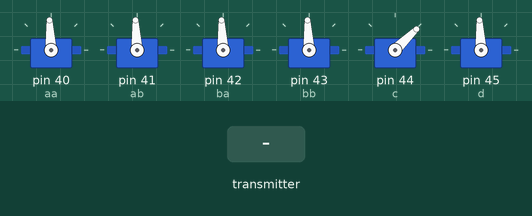
This sketch was run on a simulated Arduino Mega 2560, built with avr-gcc and run on an emulated ATmega2560. Shown: 6 × servo. The inputs (shaded band) are chosen by the test bench.

Above: at 1.2 s.
1.3 s: the transmitter starts sending readChannel.4 = 2000
At 2.2 s:
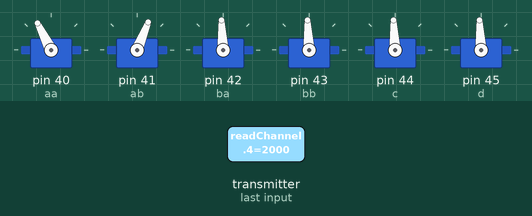
2.8 s: the transmitter starts sending readChannel.5 = 1000
At 3.2 s:
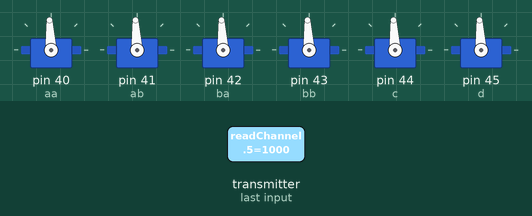
4.3 s: the transmitter starts sending readChannel.0 = 1000
At 5.5 s:
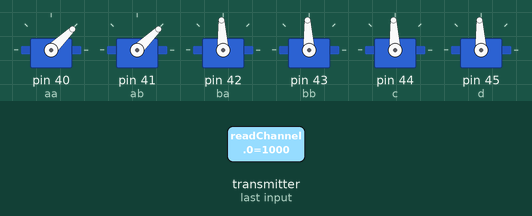
5.8 s: the transmitter starts sending readChannel.1 = 1000
At 6.6 s:
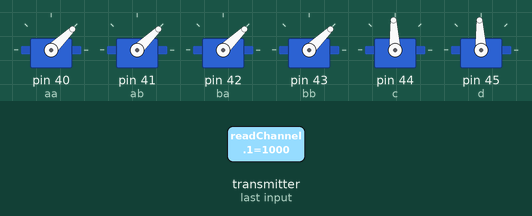
7.3 s: the transmitter starts sending readChannel.2 = 1000
At 7.8 s:
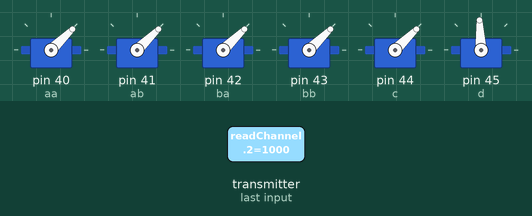
8.8 s: the transmitter starts sending readChannel.3 = 1000
At 10.1 s:
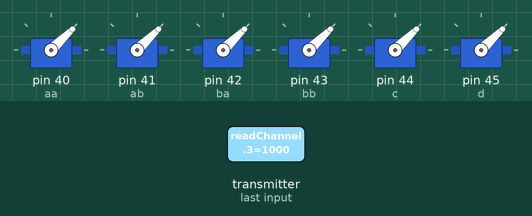
Timing chart, 0 to 11.3 s (numbered marks = the images above; inputs shaded):
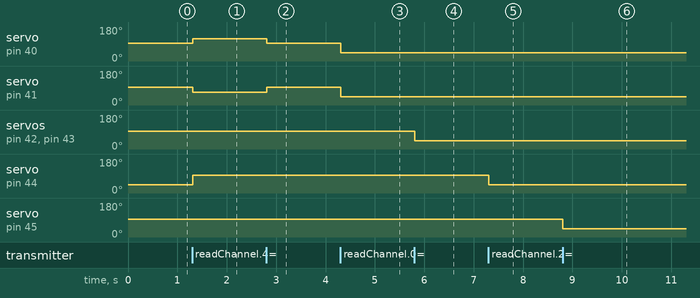

Measured:
- after the input at 1.3 s, servo on pin 40 (aa): 93° → 117° at once; servo on pin 41 (ab): 93° → 68° at once; servo on pin 44 (c): 44° → 93° at once
- after the input at 2.8 s, servo on pin 40 (aa): 117° → 93° at once; servo on pin 41 (ab): 68° → 93° at once
- after the input at 4.3 s, servo on pin 40 (aa), servo on pin 41 (ab): 93° → 44° at once
- after the input at 5.8 s, servo on pin 42 (ba), servo on pin 43 (bb): 93° → 44° at once
- after the input at 7.3 s, servo on pin 44 (c): 93° → 44° at once
- after the input at 8.8 s, servo on pin 45 (d): 93° → 44° at once

The sketch:

Servo-Test-3.ino
```cpp
#include <IBusBM.h>
#include <Servo.h>

int canales[5],killswitch,flaps,anguloFlaps;
IBusBM IBus; // IBus object
Servo aa,ab,ba,bb,c,d;  // create servo object to control a servo

void setup() {

  Serial1.begin(115200);   // remove comment from this line if you change the Serial port in the next line
  IBus.begin(Serial1);    // iBUS connected to Serial0 - change to Serial1 or Serial2 port when required

  aa.attach(40); // Alerones
  ab.attach(41); // Alerones
  ba.attach(42); //Elevadores
  bb.attach(43); //Elevadores
  c.attach(44); //Motores
  d.attach(45); //Timon
}

void loop() {
  killswitch=IBus.readChannel(4);
  flaps=IBus.readChannel(5);

  if(killswitch>1900){
  anguloFlaps=map(flaps,1000,2000,0,500);

  canales[0]=IBus.readChannel(0);
  aa.writeMicroseconds(canales[0]+anguloFlaps);
  ab.writeMicroseconds(canales[0]-anguloFlaps);

  canales[1]=IBus.readChannel(1);
  ba.writeMicroseconds(canales[1]);
  bb.writeMicroseconds(canales[1]);

  canales[2]=IBus.readChannel(2);
  c.writeMicroseconds(canales[2]);

  canales[3]=IBus.readChannel(3);
  d.writeMicroseconds(canales[3]);
  }

  else{
    aa.writeMicroseconds(1500);
    ab.writeMicroseconds(1500);
    ba.writeMicroseconds(1500);
    bb.writeMicroseconds(1500);
    c.writeMicroseconds(1000);
    d.writeMicroseconds(1500);
  }
}
```
